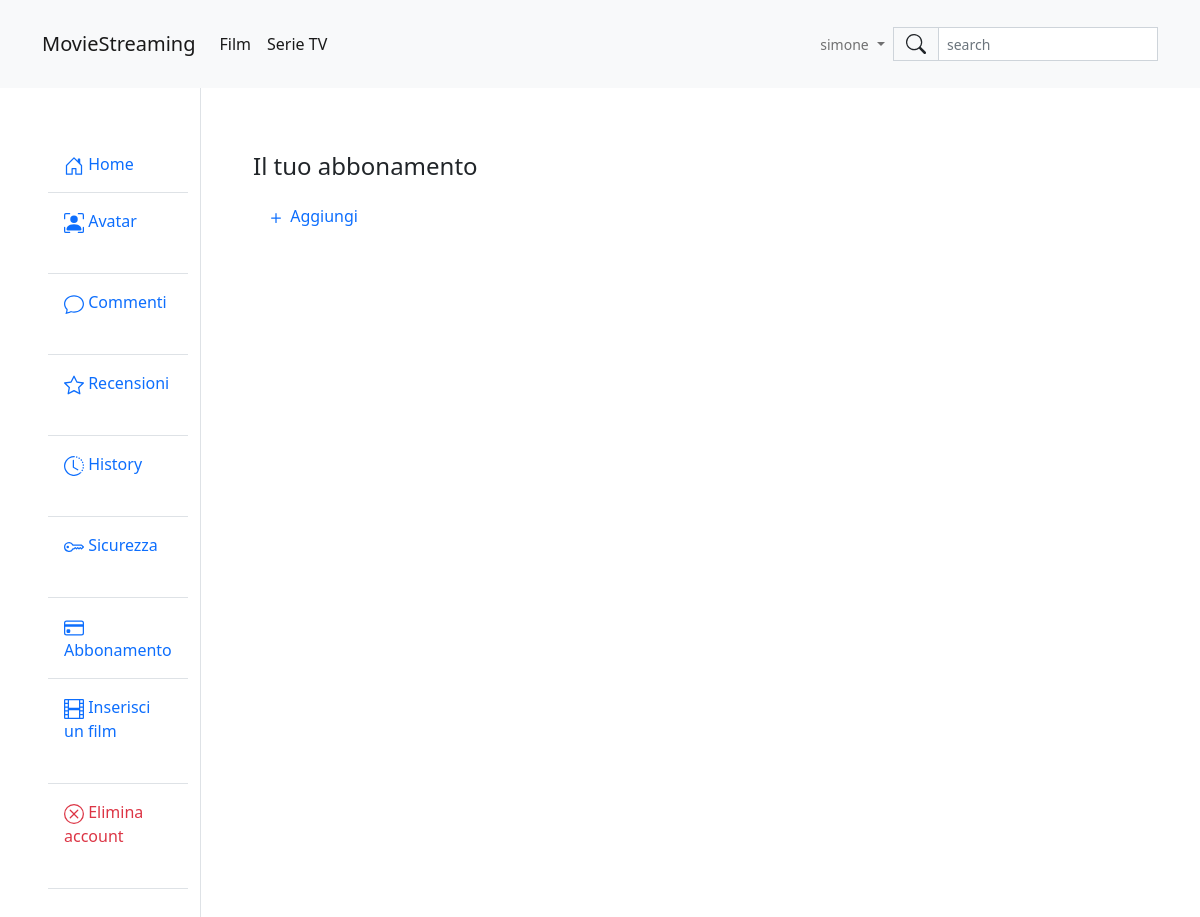
Page /profile/subscription (signed in) on the earlier database version.
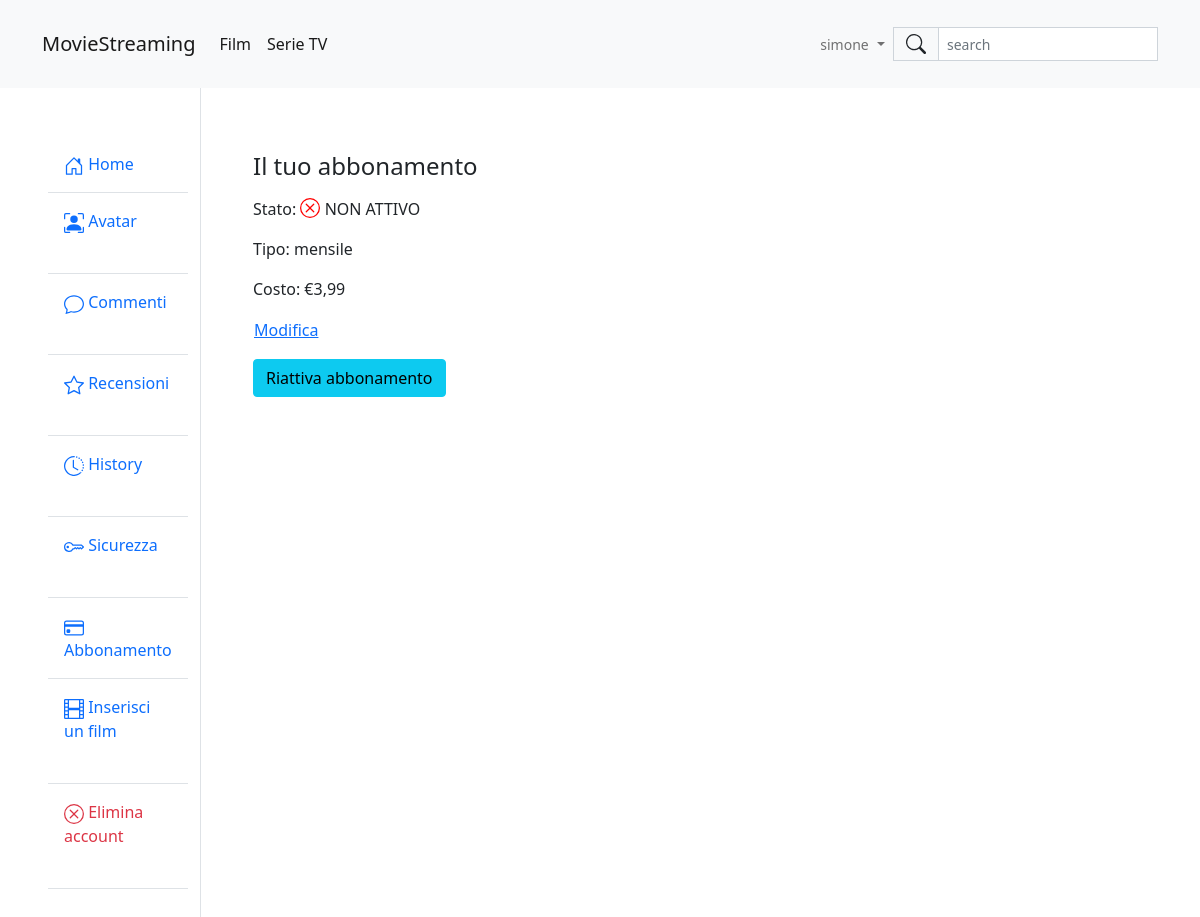
Same page on the later database version.
### profile/models.py (models this page shows, shortened)
class UserSubscription(models.Model):
  user = models.OneToOneField(User, on_delete=models.CASCADE)
  subscription = models.OneToOneField(SubscriptionType, on_delete=models.CASCADE)
  is_active = models.BooleanField(default=True)

class SubscriptionType(models.Model):
  type = models.CharField(max_length=7, choices=(('mensile','mensile'), ('annuale', 'annuale')), primary_key=True)
  cost = models.DecimalField(max_digits=5, decimal_places=2)

### profile/views.py (the view, shortened to what this page needs)
# urls.py: path('subscription', views.ViewSubscription.as_view(), name="view_subscription"),
class ViewSubscription(View):
  def get(self, request):
    try:
      user_sub = UserSubscription.objects.get(user=request.user)
    except:
      user_sub = None
    context = {
      'subscription_list' : SubscriptionType.objects.all(),
      'user_subscription' : user_sub,
    }
    return render(request, "profile/subscription.html", context)

### profile/templates/profile/subscription.html (shortened to what this page needs)
{% extends 'base.html' %}
{% block content %}
{% include 'navbar.html' %}
{% load static %}
<div class="container-fluid">
  <div class="row">
    {% include 'profile/sidebar.html' %}
    <div class="col-lg-10 border-start">
      <div class="container py-5">
        <div class="card border-0">
          <div class="card-body">
            <h4 class="card-title">Il tuo abbonamento</h4>
            {% if not user_subscription %}
            <button class="btn btn-link card-link text-decoration-none" onclick="aggiungi(this)">
              <svg xmlns="http://www.w3.org/2000/svg" width="20" height="20" fill="currentColor" class="bi bi-plus" viewBox="0 0 16 16">
                <path d="M8 4a.5.5 0 0 1 .5.5v3h3a.5.5 0 0 1 0 1h-3v3a.5.5 0 0 1-1 0v-3h-3a.5.5 0 0 1 0-1h3v-3A.5.5 0 0 1 8 4z"/>
              </svg>
              Aggiungi
            </button>
            {% else %}
              <p class="card-text">Stato:
                {% if user_subscription.is_active %}
                <svg style="color: green; margin-top: -5px;" xmlns="http://www.w3.org/2000/svg" width="16" height="16" fill="currentColor" class="bi bi-check-circle" viewBox="0 0 16 16">
                  <path d="M8 15A7 7 0 1 1 8 1a7 7 0 0 1 0 14zm0 1A8 8 0 1 0 8 0a8 8 0 0 0 0 16z"/>
                  <path d="M10.97 4.97a.235.235 0 0 0-.02.022L7.477 9.417 5.384 7.323a.75.75 0 0 0-1.06 1.06L6.97 11.03a.75.75 0 0 0 1.079-.02l3.992-4.99a.75.75 0 0 0-1.071-1.05z"/>
                </svg>
                ATTIVO
                {% else %}
                NON ATTIVO
                {% endif %}
              </p>
              <p class="card-text">Tipo: {{ user_subscription.subscription.type }}</p>
              <p class="card-text">Costo: €{{ user_subscription.subscription.cost }}</p>
              <button class="btn btn-link p-0 mb-3" onclick="modifica(this)">Modifica</button><br>
              {% if user_subscription.is_active %}
              <button class="btn btn-danger" onclick="deactivateSub()">Disattiva abbonamento</button>
              {% else %}
              <button class="btn btn-info" onclick="activateSub()">Riattiva abbonamento</button>
              {% endif %}
            {% endif %}
          </div>
        </div>
      </div>
    </div>
  </div>
</div>
{% endblock %}

Differences in the rows shown:
added UserSubscription: subscription.type "mensile", subscription.cost "3,99"
Other differences:
text no longer shown: "Aggiungi"
text now shown: "Stato: NON ATTIVO Tipo: Costo: € Modifica Riattiva abbonamento"
